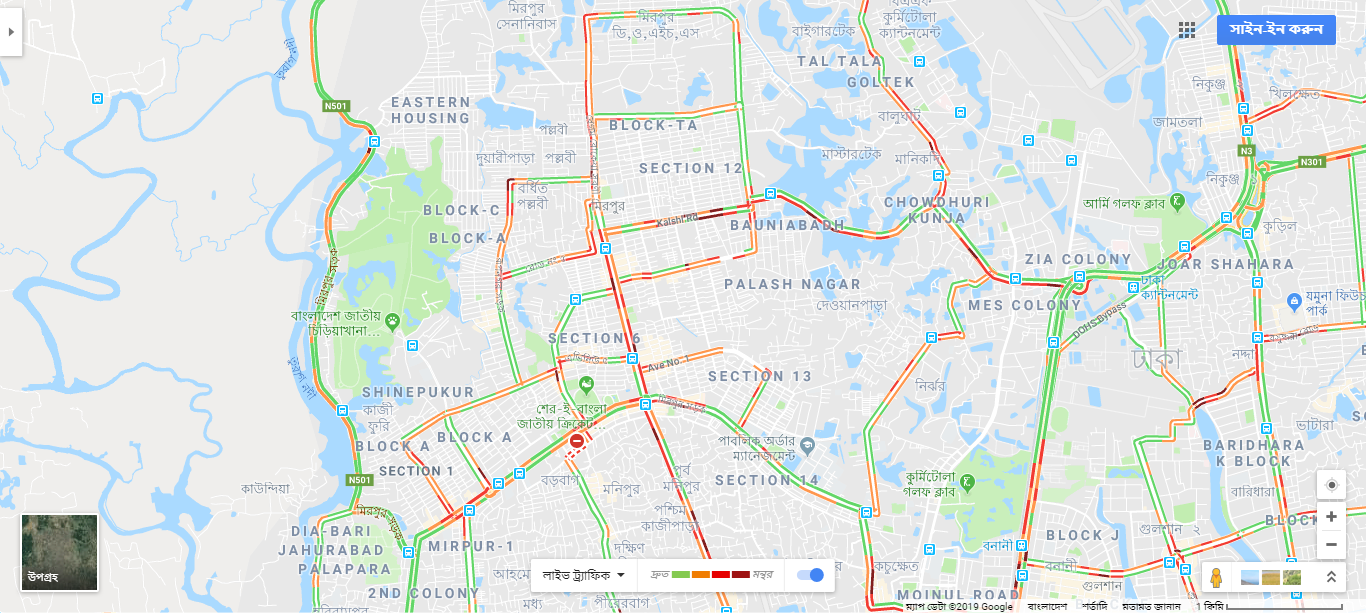
%> input picture 14_03_2019 20_00_08_PM.png, 1366 x 613 px
$ octave update_21_3_19_busStopUpdate.m   (GNU Octave 9; MATLAB toolbox functions it lacks are replaced by stand-ins)
%> lines starting %> are read from the running program, lines starting %| are printed output that depends on the picture
clc
% Read in original RGB image.
rgbImage = imread('14_03_2019 20_00_08_PM.png');
%> rgbImage is the input picture: size 613x1366x3 uint8; mean R, G, B 223.2, 229.3, 226.9
% Extract color channels.
redChannel = rgbImage(:,:,1); % Red channel
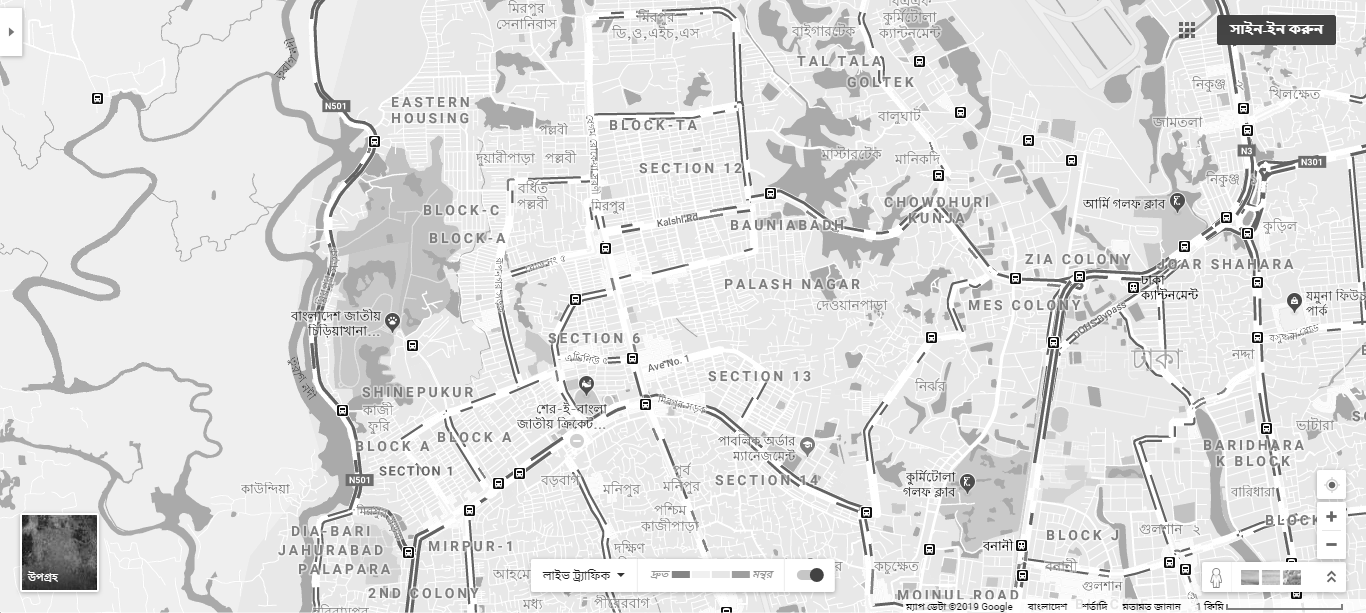
%> redChannel: size 613x1366 uint8; min 0, max 255, mean 223.2
greenChannel = rgbImage(:,:,2); % Green channel
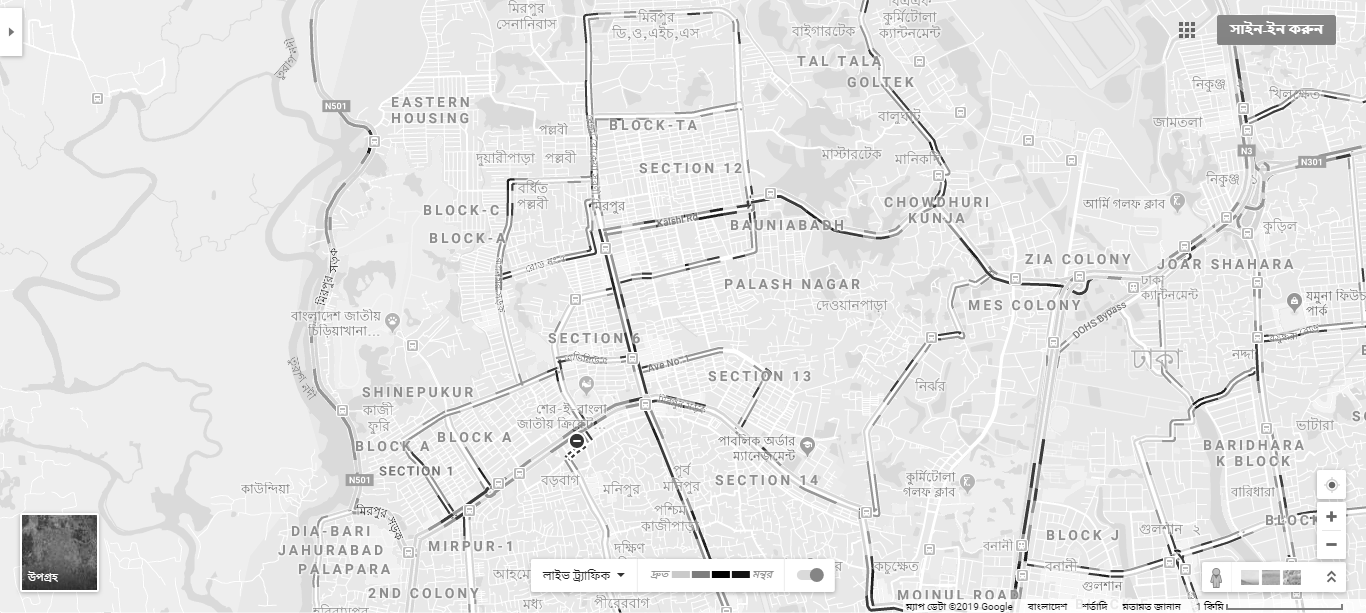
%> greenChannel: size 613x1366 uint8; min 0, max 255, mean 229.3
blueChannel = rgbImage(:,:,3); % Blue channel
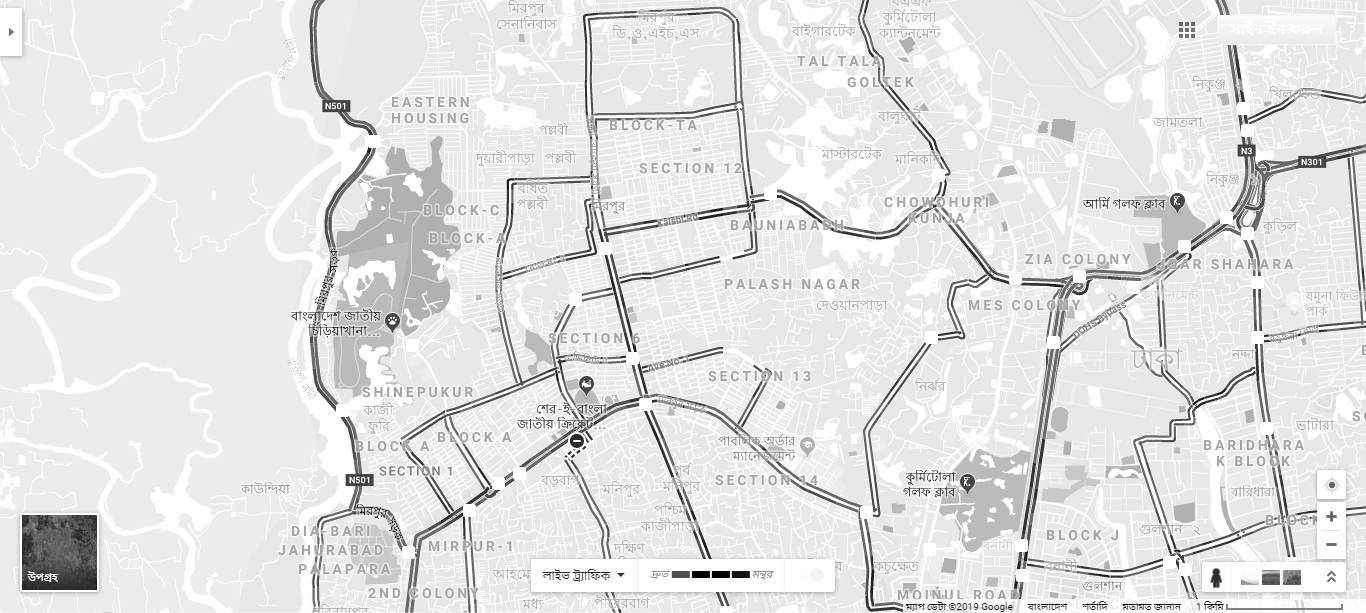
%> blueChannel: size 613x1366 uint8; min 0, max 255, mean 226.9

xc=[0  0 1 -1 1  1 -1 -1];
yc=[1 -1 0  0 1 -1  1 -1];


% Get Size of the image
[ht,wd]=size(rgbImage);
%> ht = 613; wd = 4098
visited=zeros(1366);
% [34 lines of commented-out code are left out]


%> (the run ends here)
